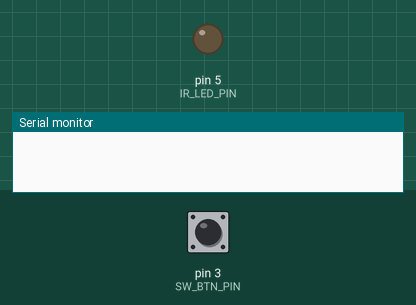
Recording of a sketch running on a simulated Arduino Uno, built with avr-gcc and run on an emulated ATmega328P. Shown: output pins drawn as LEDs (lit = HIGH), the last lines printed to the serial monitor. Inputs (shaded band) come from the test bench; at power-on: pin 3 (SW_BTN_PIN) HIGH.

Above: at 2.8 s.
2.9 s: pin 3 (SW_BTN_PIN) pulled LOW for 1.2 s
At 3.09 s:
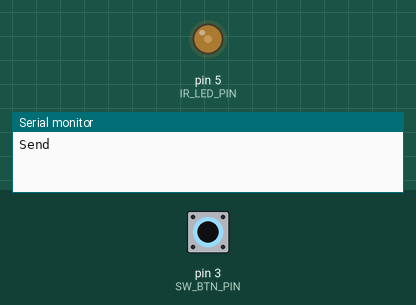
5.6 s: pin 3 (SW_BTN_PIN) pulled LOW for 3.2 s
At 9.0 s:
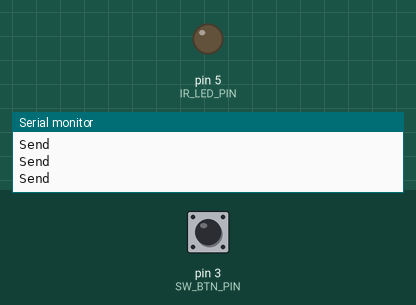
Timing chart, 0 to 10.5 s (numbered marks = the images above; inputs shaded):
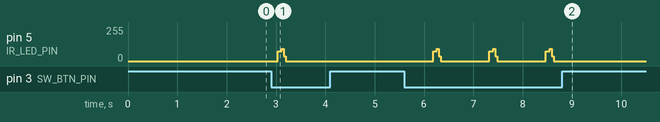

Measured:
- after the input at 2.9 s, pin 5 (IR_LED_PIN): 0/255 → 73/255 after 0.14 s, → 0/255 0.08 s later
- after the input at 5.6 s, pin 5 (IR_LED_PIN): 0/255 → 73/255 after 0.58 s, then repeats every 1.1 s: 91/255 0.04 s, 34/255 0.04 s, 0/255 0.98 s, 73/255 0.08 s, until it stays 0/255 from 8.6 s

The sketch:

IR_send.ino
```cpp
#define SW_BTN_PIN  3
#define IR_RECV_PIN 2
#define IR_LED_PIN  5
#define PULSE_DELAY 8
#define MAX_SAMPLES 100    // 最大サンプル数

unsigned int irData[] = {1022, 895, 442, 67, 52, 68, 51, 68, 160, 68, 54, 67, 164, 67, 52, 68, 51, 68, 51, 68, 52, 67, 52, 68, 50, 68, 160, 70, 51, 68, 52, 70, 53, 68, 52, 67, 52, 70, 51, 68, 51, 68, 51, 70, 52, 67, 161, 68, 51, 68, 51, 68, 54, 68, 52, 68, 53, 68, 52, 67, 164, 68, 160, 68, 53, 68, 160, 68, 160, 68, 166, 70, 160, 68,
 1978, 67, 52, 68, 160, 68, 51, 68, 51, 68, 54, 68, 51, 68, 53, 68, 52, 68, 54, 68, 53, 68, 52, 67, 54, 68, 51, 68, 54, 67, 52, 68, 163, 68, 51, 68, 51, 67, 52, 68, 51, 68, 50, 69, 52, 67, 52, 68, 51, 68, 51, 68, 54, 67, 52, 68, 53, 68, 160, 68, 160, 68, 54, 68, 51, 70};
unsigned int irDataSize = sizeof(irData) / sizeof(irData[0]);

void setup () {
  Serial.begin(57600);

  pinMode(SW_BTN_PIN,  INPUT_PULLUP);
  pinMode(IR_RECV_PIN, INPUT);
  pinMode(IR_LED_PIN,  OUTPUT);
}

void pulseOn (unsigned long length) {
  unsigned long startTime = micros();
  unsigned int flag = LOW;

  while ((micros() - startTime) < length) {
    digitalWrite(IR_LED_PIN, flag = !flag);
    delayMicroseconds(PULSE_DELAY);
  }
}

void pulseOff (unsigned long length) {
  digitalWrite(IR_LED_PIN, LOW);
  delayMicroseconds(length);
}

void irSend () {
  Serial.println("Send");

  unsigned int irDataSize = sizeof(irData) / sizeof(irData[0]);
  for (unsigned int i = 0; i < irDataSize; i++) {
    unsigned long length = irData[i] * 10;
    if (i % 2 == 0) {
      pulseOn(length);
    } else {
      pulseOff(length);
    }
  }

  delay(1000);
}

void loop () {
  if (digitalRead(SW_BTN_PIN) == LOW) {
    irSend();
  } else {
    delay(1000);
  }
}
```
